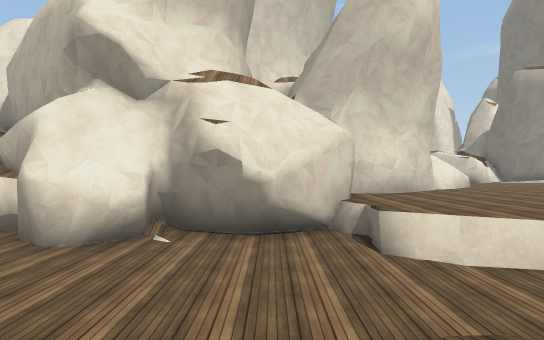
[1] (above)

24 first-person views from a walk through a scene from a Unity 3-D project. The camera is 1.4 m above the floor, looks level and sees 75° across. The floor is counted in squares, 2 m on a side. Each view is taken from the middle of a square. On the plan, view 1 faces up. The plan holds only what a view shows up to about 11 squares ahead; the rest is blank. The place goes on beyond the plan. The player character is not drawn. Some surface patterns are stand-ins.

[2]
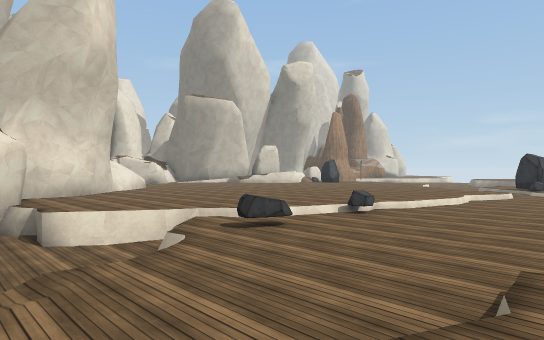

[3]
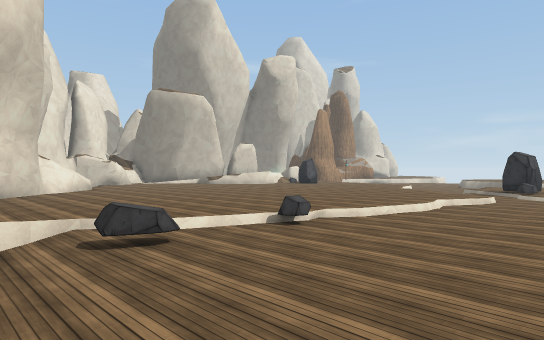

[4]
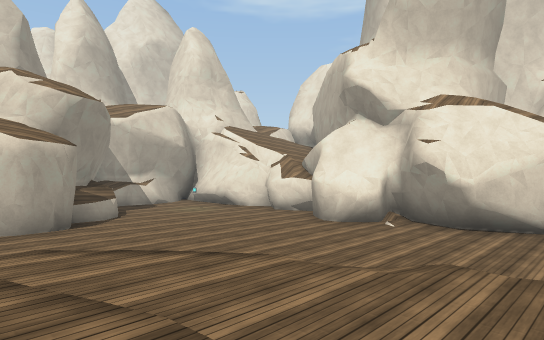

[5]
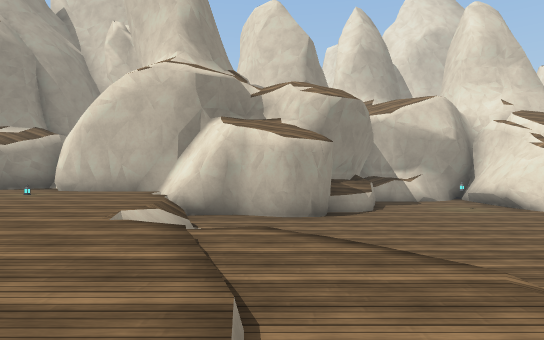

[6]
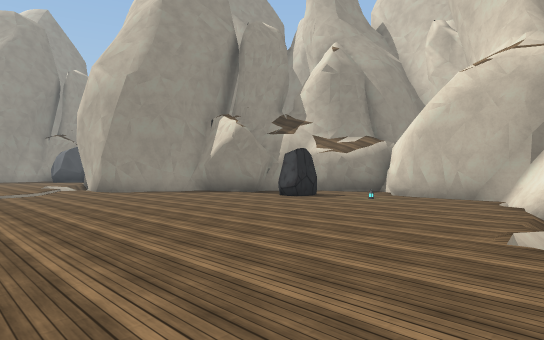

[7]
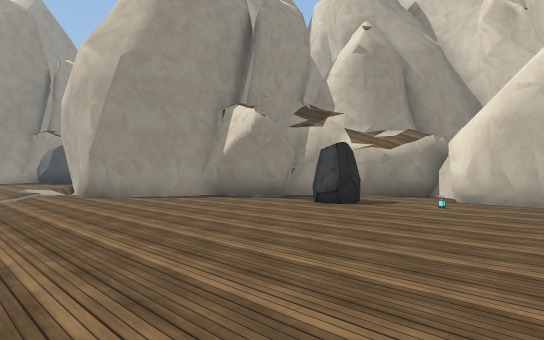

[8]
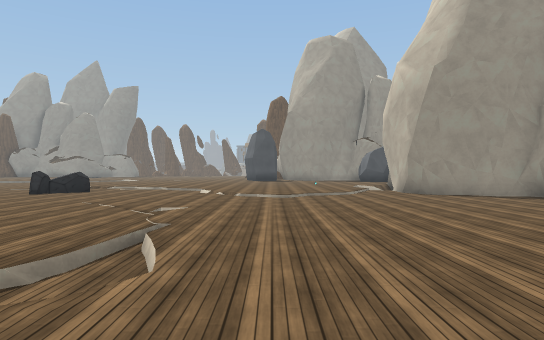

[9]
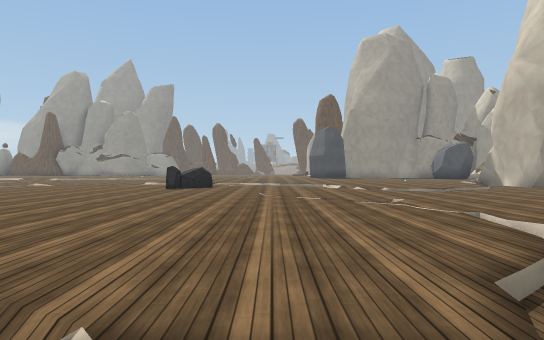

[10]
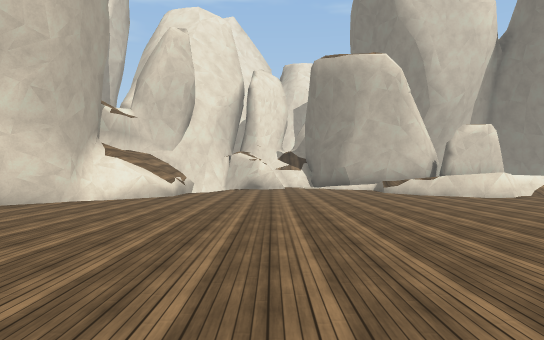

[11]
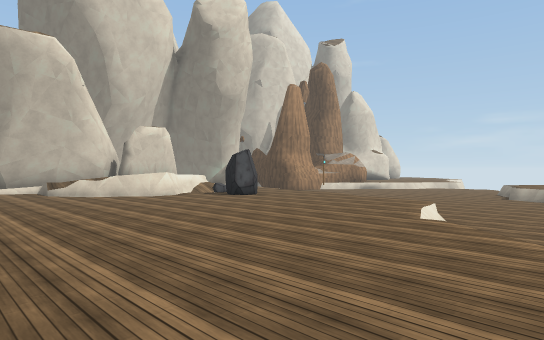

[12]
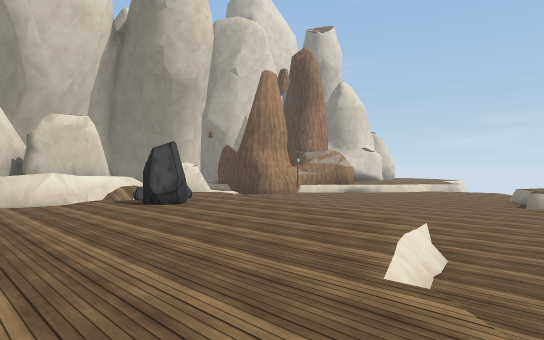

[13]
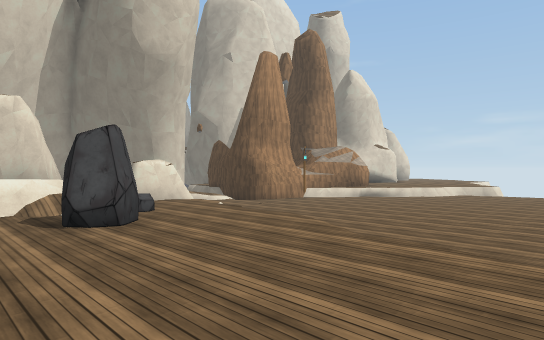

[14]
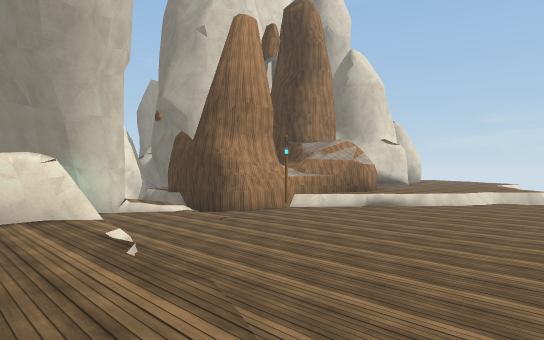

[15]
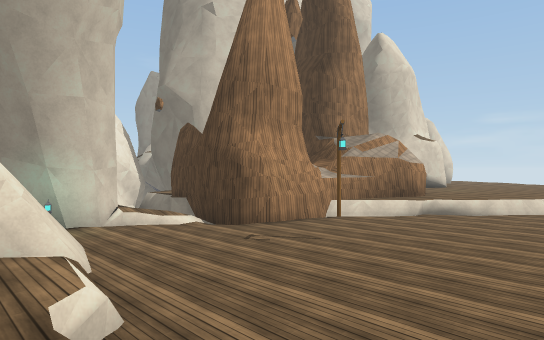

[16]
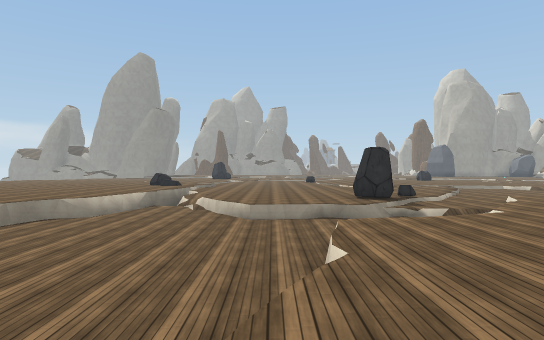

[17]
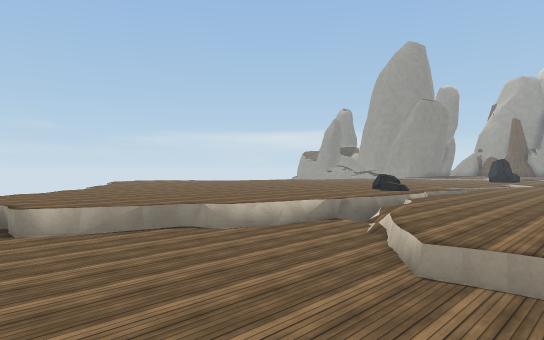

[18]
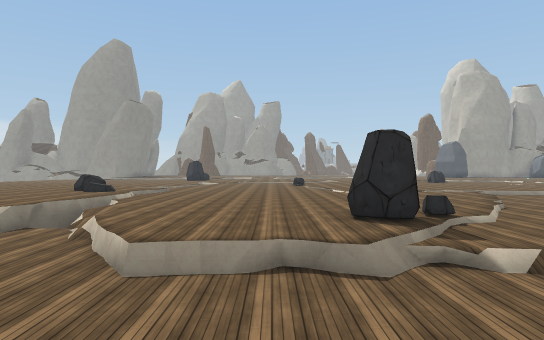

[19]
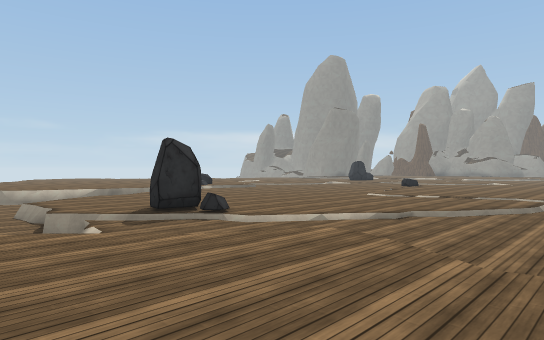

[20]
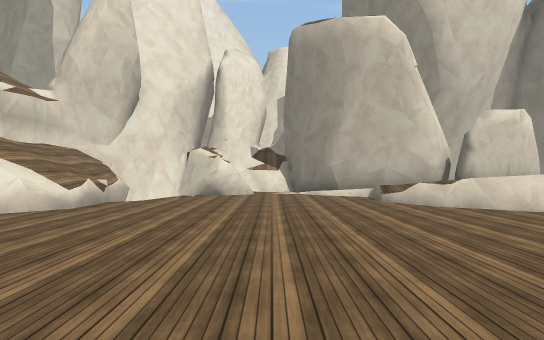

[21]
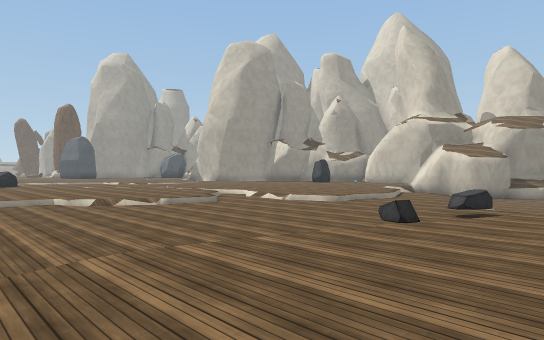

[22]
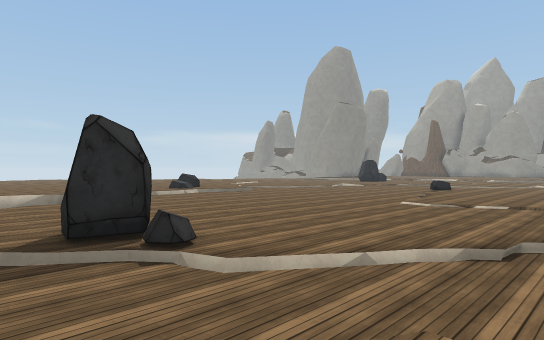

[23]
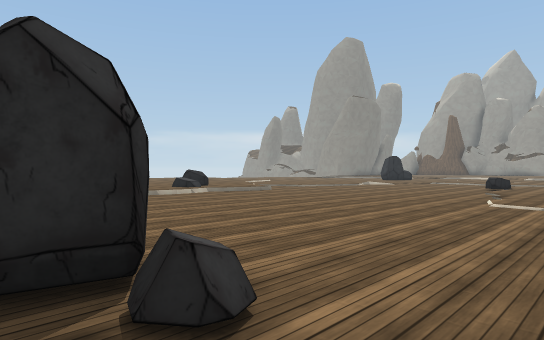

[24]
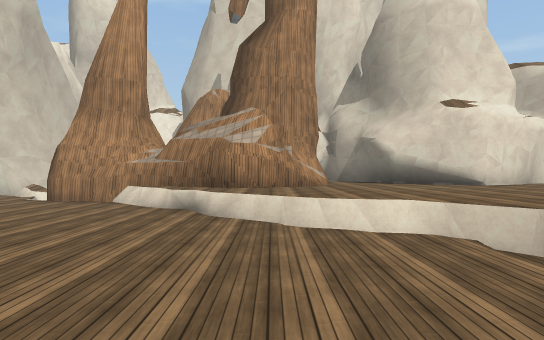

### Floor plan
Key: @ floor where view 1 was taken; # wall or solid block; . main floor; : floor 0.25 m higher than the main floor; - floor 0.25 m lower than the main floor; _ floor 0.75 m lower than the main floor; < floor 1 m lower than the main floor; / step, stairs or slope; = window, fence, low wall or low ledge; ^ raised ledge; v drop or lower ground; L lantern; O other object.
Columns run from 9 left of view 1 to 36 right of it. Each row starts with its distance up from view 1.
 16                ### .##       O####      ^#
 15                #v##..######   __ # ^^  ^^####^
 14                # .....=####  /___###^ ^^^^^^^
 13                ^......=   # ##______^^^^^^^^
 12                ^......==#==..=__L____^^^^^^^
 11              ##^........=##.._________^^^^^
 10              ##..........##..__________^^^
  9            ###...............___________=^
  8            .................=____________
  7           #.................____________
  6 ###########................/________  _
  5 <<<<<<##<<<................=_______::/
  4 <<O<<<<<<<<=/...........=/_______/::::/
  3 <<<<<<<<<<<<=#..........//_______=:::::
  2 #^<<<<<<<</=-^-=/....../////.=__=::::::
  1 #^^<<<<<//---------//./--/....__=:::::
  0   ##<<<</@-------------/=#..../_/::::
 -1    #<< ////------------......./v:::::
 -2    #<<v//....---------/........_:::
 -3   ##.../.....--------/..........:::
 -4   #..........-///----/........./:::
 -5   #.........///../--/........../=^:
 -6  ##.........//....///........../
 -7 ##.................  ........../
 -8 ##.##............... .........
 -9  #.##................. ......
-10  ###.................  .....
-11   ###.................   .=
-12     #..................
-13     ###../::/...........
-14       ##/::::/...#^.....

Where each view was taken, in squares from view 1:
view 1: 0 up, 0 right, facing up
view 2: 2 down, 0 right, facing up-right
view 3: 2 down, 2 right, facing up-right
view 4: 2 down, 2 right, facing up-left
view 5: 1 down, 2 right, facing left
view 6: 2 down, 2 right, facing down-left
view 7: 4 down, 1 right, facing down-left
view 8: 3 down, 2 right, facing down
view 9: 3 down, 6 right, facing down
view 10: 2 up, 9 right, facing up
view 11: 2 up, 10 right, facing up-right
view 12: 3 up, 13 right, facing up-right
view 13: 5 up, 15 right, facing up-right
view 14: 7 up, 18 right, facing up-right
view 15: 9 up, 19 right, facing up-right
view 16: 10 up, 19 right, facing down
view 17: 6 up, 18 right, facing down-right
view 18: 6 up, 18 right, facing down
view 19: 4 up, 10 right, facing down-right
view 20: 5 up, 10 right, facing up
view 21: 4 up, 11 right, facing down-left
view 22: 2 up, 12 right, facing down-right
view 23: 1 up, 14 right, facing down-right
view 24: 6 up, 29 right, facing up
